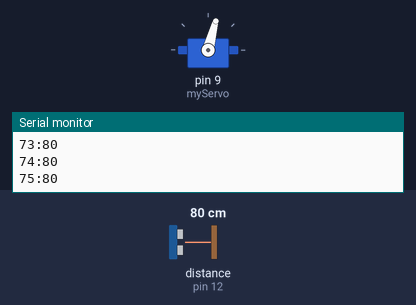
The sketch below on a simulated Arduino Uno, built with avr-gcc and run on an emulated ATmega328P. Shown: servo, the last lines printed to the serial monitor. Wiring (inferred from the names in the program): ultrasonic range finder: trigger pin 11; echo pin 12. The test bench sets the inputs (shaded band); at power-on: distance to the obstacle (sensor on pin 12) 80 cm. The echo pulse lasts 58.3 µs per cm.

Above: at 1.2 s.
1.3 s: distance to the obstacle (sensor on pin 12) set to 2 cm
At 1.66 s:
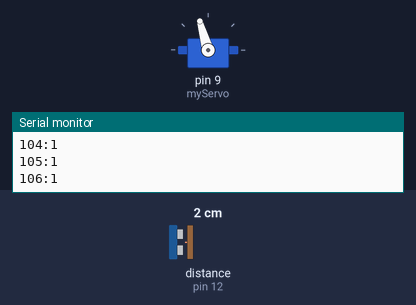
4.3 s: distance to the obstacle (sensor on pin 12) set to 4 cm
At 4.69 s:
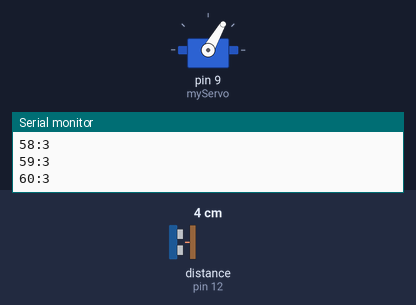
Timing chart, 0 to 13.3 s (numbered marks = the images above; inputs shaded):
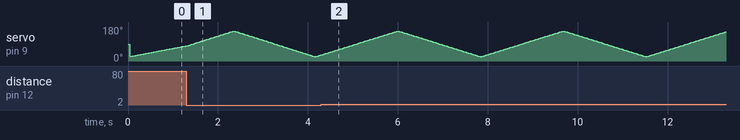

The sketch:

Sonar_Arduino.ino
```cpp
#include <Servo.h>

// Servo setting
int minAngle = 23, maxAngle = 158;
int angle = minAngle, stepAngle = 1;

// Ultrasonic setting
int trig = 11, echo = 12;
int disOne, disTwo, disThree; // distance values
boolean badData = true;

Servo myServo;
void setup(){
  pinMode(trig, OUTPUT); // Sonar I/O
  pinMode(echo, INPUT);
  myServo.attach(9); // Servo I/O
  Serial.begin(9600); // Serial communication
}

void loop(){
  //if (0 < Serial.available()) myServo.write(Serial.parseInt());
  radar();
}

void radar(){
  badData = true;
  //delay(60);
  //disOne = readDistance();

  disTwo = 1000; // random filler value
  disThree = 1001; // randome filler value
  while (badData){
    disThree = disTwo;
    disTwo = disOne;
    delayMicroseconds(5800);
    disOne = readDistance();

    if ((disOne == disTwo)&&(disTwo == disThree)){
      badData = false;
    }
  }

  //disOne = max(disOne, disTwo); // choose further distance
  if (disOne == 0) disOne = 100; // 0 means max distance
  Serial.print(angle);
  Serial.print(":");
  Serial.println(disOne);
  sweep();
}

int readDistance(){
  delayMicroseconds(2); // delay to prevent ultrasensor overheat
  digitalWrite(trig, HIGH);
  delayMicroseconds(10); // 10 uS to send signal
  digitalWrite(trig, LOW);

  // read signal using Ultrasonic
  return pulseIn(echo, HIGH, 5800) / 58; // cm = uS/58
}

void sweep(){
  if (angle < minAngle) stepAngle = 1;
  if (angle > maxAngle) stepAngle = -1;
  angle += stepAngle;
  myServo.write(angle);
}
```
